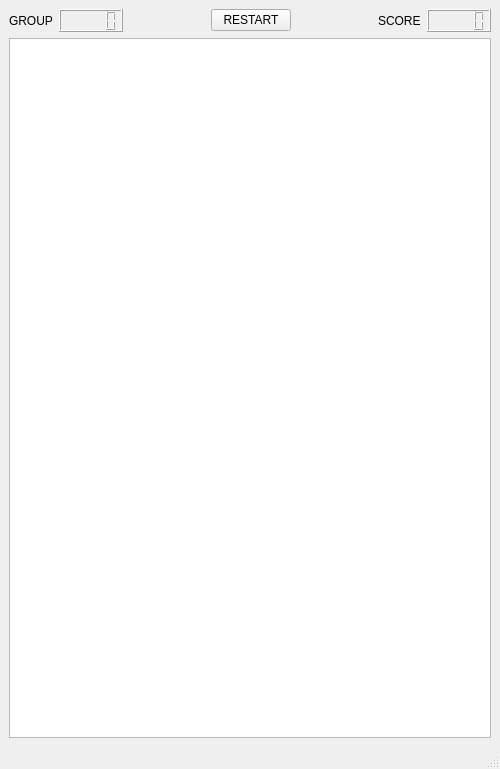
<?xml version="1.0" encoding="UTF-8"?>
<ui version="4.0">
 <class>MainWindow</class>
 <widget class="QMainWindow" name="MainWindow">
  <property name="geometry">
   <rect>
    <x>0</x>
    <y>0</y>
    <width>500</width>
    <height>769</height>
   </rect>
  </property>
  <property name="windowTitle">
   <string>MainWindow</string>
  </property>
  <widget class="QWidget" name="centralwidget">
   <layout class="QVBoxLayout" name="verticalLayout_2">
    <item>
     <layout class="QHBoxLayout" name="horizontalLayout">
      <item>
       <widget class="QLabel" name="label">
        <property name="text">
         <string>GROUP</string>
        </property>
       </widget>
      </item>
      <item>
       <widget class="QLCDNumber" name="minGroupToProceedNumber"/>
      </item>
      <item>
       <spacer name="horizontalSpacer">
        <property name="orientation">
         <enum>Qt::Horizontal</enum>
        </property>
        <property name="sizeHint" stdset="0">
         <size>
          <width>40</width>
          <height>20</height>
         </size>
        </property>
       </spacer>
      </item>
      <item>
       <widget class="QPushButton" name="restartButton">
        <property name="text">
         <string>RESTART</string>
        </property>
       </widget>
      </item>
      <item>
       <spacer name="horizontalSpacer_2">
        <property name="orientation">
         <enum>Qt::Horizontal</enum>
        </property>
        <property name="sizeHint" stdset="0">
         <size>
          <width>40</width>
          <height>20</height>
         </size>
        </property>
       </spacer>
      </item>
      <item>
       <widget class="QLabel" name="label_2">
        <property name="text">
         <string>SCORE</string>
        </property>
       </widget>
      </item>
      <item>
       <widget class="QLCDNumber" name="lcdNumber"/>
      </item>
     </layout>
    </item>
    <item>
     <widget class="QTableView" name="tableView">
      <property name="enabled">
       <bool>true</bool>
      </property>
      <property name="minimumSize">
       <size>
        <width>482</width>
        <height>664</height>
       </size>
      </property>
      <property name="styleSheet">
       <string notr="true">QTableView { gridline-color: green; }</string>
      </property>
      <attribute name="horizontalHeaderVisible">
       <bool>false</bool>
      </attribute>
      <attribute name="horizontalHeaderMinimumSectionSize">
       <number>60</number>
      </attribute>
      <attribute name="horizontalHeaderDefaultSectionSize">
       <number>60</number>
      </attribute>
      <attribute name="verticalHeaderVisible">
       <bool>false</bool>
      </attribute>
      <attribute name="verticalHeaderMinimumSectionSize">
       <number>60</number>
      </attribute>
      <attribute name="verticalHeaderDefaultSectionSize">
       <number>60</number>
      </attribute>
     </widget>
    </item>
   </layout>
  </widget>
  <widget class="QMenuBar" name="menubar">
   <property name="geometry">
    <rect>
     <x>0</x>
     <y>0</y>
     <width>500</width>
     <height>26</height>
    </rect>
   </property>
  </widget>
  <widget class="QStatusBar" name="statusbar"/>
 </widget>
 <resources/>
 <connections/>
</ui>
